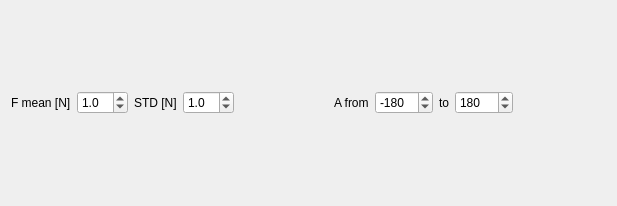
<?xml version="1.0" encoding="UTF-8"?>
<ui version="4.0">
 <class>QGCSkyeTestMotorRngSettings</class>
 <widget class="QWidget" name="QGCSkyeTestMotorRngSettings">
  <property name="geometry">
   <rect>
    <x>0</x>
    <y>0</y>
    <width>617</width>
    <height>206</height>
   </rect>
  </property>
  <property name="windowTitle">
   <string>Form</string>
  </property>
  <layout class="QHBoxLayout" name="horizontalLayout">
   <item>
    <widget class="QLabel" name="labelFmean">
     <property name="text">
      <string>F mean [N]</string>
     </property>
    </widget>
   </item>
   <item>
    <widget class="QDoubleSpinBox" name="doubleSpinBoxFMean">
     <property name="decimals">
      <number>1</number>
     </property>
     <property name="maximum">
      <double>20.000000000000000</double>
     </property>
     <property name="singleStep">
      <double>0.100000000000000</double>
     </property>
     <property name="value">
      <double>1.000000000000000</double>
     </property>
    </widget>
   </item>
   <item>
    <widget class="QLabel" name="labelFstd">
     <property name="text">
      <string>STD [N]</string>
     </property>
    </widget>
   </item>
   <item>
    <widget class="QDoubleSpinBox" name="doubleSpinBoxFStd">
     <property name="decimals">
      <number>1</number>
     </property>
     <property name="maximum">
      <double>20.000000000000000</double>
     </property>
     <property name="singleStep">
      <double>0.100000000000000</double>
     </property>
     <property name="value">
      <double>1.000000000000000</double>
     </property>
    </widget>
   </item>
   <item>
    <spacer name="horizontalSpacer_2">
     <property name="orientation">
      <enum>Qt::Horizontal</enum>
     </property>
     <property name="sizeHint" stdset="0">
      <size>
       <width>40</width>
       <height>20</height>
      </size>
     </property>
    </spacer>
   </item>
   <item>
    <widget class="QLabel" name="labelAfrom">
     <property name="text">
      <string>A from</string>
     </property>
    </widget>
   </item>
   <item>
    <widget class="QDoubleSpinBox" name="doubleSpinBoxAFrom">
     <property name="decimals">
      <number>0</number>
     </property>
     <property name="minimum">
      <double>-1000.000000000000000</double>
     </property>
     <property name="maximum">
      <double>1000.000000000000000</double>
     </property>
     <property name="singleStep">
      <double>10.000000000000000</double>
     </property>
     <property name="value">
      <double>-180.000000000000000</double>
     </property>
    </widget>
   </item>
   <item>
    <widget class="QLabel" name="labelATo">
     <property name="text">
      <string>to</string>
     </property>
    </widget>
   </item>
   <item>
    <widget class="QDoubleSpinBox" name="doubleSpinBoxATo">
     <property name="decimals">
      <number>0</number>
     </property>
     <property name="minimum">
      <double>-1000.000000000000000</double>
     </property>
     <property name="maximum">
      <double>1000.000000000000000</double>
     </property>
     <property name="singleStep">
      <double>10.000000000000000</double>
     </property>
     <property name="value">
      <double>180.000000000000000</double>
     </property>
    </widget>
   </item>
   <item>
    <spacer name="horizontalSpacer">
     <property name="orientation">
      <enum>Qt::Horizontal</enum>
     </property>
     <property name="sizeHint" stdset="0">
      <size>
       <width>49</width>
       <height>20</height>
      </size>
     </property>
    </spacer>
   </item>
  </layout>
 </widget>
 <resources/>
 <connections/>
</ui>
